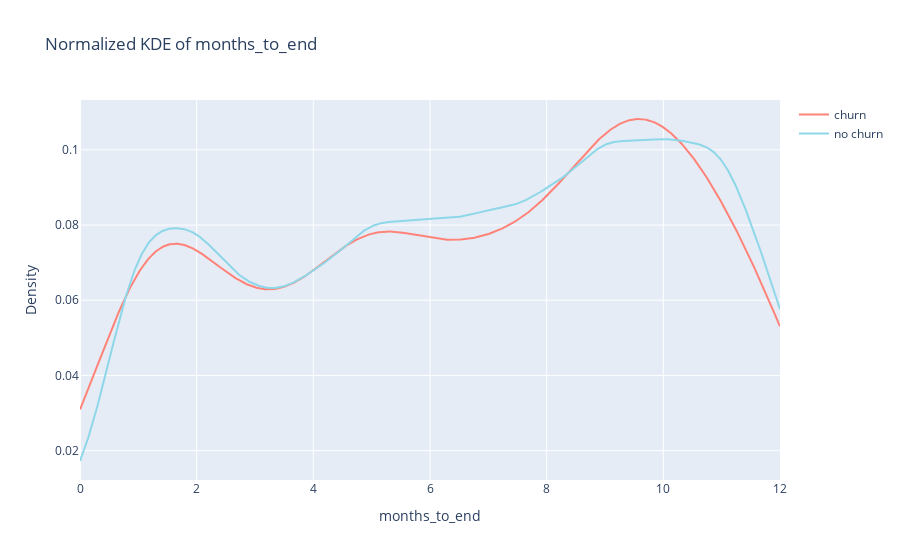

Notebook cell for this chart:
### Code cell
plot_kde(df, 'months_to_end', max = 12)

### Figure 1 — Plotly figure (JSON) as saved in the notebook; plotly's stock layout.template omitted (floating-point values rounded to 4 significant figures; data arrays with more than 128 entries replaced by an {"elided": "..."} marker saying what was removed)
{"data": [{"line": {"color": "#ff8379", "width": 2}, "mode": "lines", "name": "churn", "type": "scatter", "x": {"elided": "1000 float values"}, "y": {"elided": "1000 float values"}}, {"line": {"color": "#8ed7e8", "width": 2}, "mode": "lines", "name": "no churn", "type": "scatter", "x": {"elided": "1000 float values"}, "y": {"elided": "1000 float values"}}], "layout": {"title": {"text": "Normalized KDE of months_to_end"}, "xaxis": {"title": {"text": "months_to_end"}}, "yaxis": {"title": {"text": "Density"}}}}
